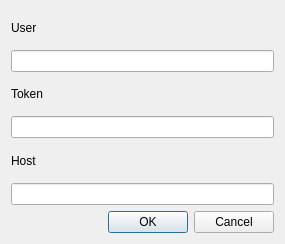
<?xml version="1.0" encoding="UTF-8"?>
<ui version="4.0">
 <class>Dialog</class>
 <widget class="QDialog" name="Dialog">
  <property name="geometry">
   <rect>
    <x>0</x>
    <y>0</y>
    <width>285</width>
    <height>244</height>
   </rect>
  </property>
  <property name="windowTitle">
   <string>Dialog</string>
  </property>
  <layout class="QGridLayout" name="gridLayout">
   <item row="3" column="0">
    <layout class="QVBoxLayout" name="verticalLayout">
     <item>
      <widget class="QDialogButtonBox" name="buttonBox">
       <property name="orientation">
        <enum>Qt::Horizontal</enum>
       </property>
       <property name="standardButtons">
        <set>QDialogButtonBox::Cancel|QDialogButtonBox::Ok</set>
       </property>
      </widget>
     </item>
    </layout>
   </item>
   <item row="1" column="0">
    <layout class="QVBoxLayout" name="verticalLayout_2">
     <item>
      <widget class="QLabel" name="label">
       <property name="text">
        <string>Token</string>
       </property>
      </widget>
     </item>
     <item>
      <widget class="QLineEdit" name="line_token"/>
     </item>
    </layout>
   </item>
   <item row="0" column="0">
    <layout class="QVBoxLayout" name="verticalLayout_3">
     <item>
      <widget class="QLabel" name="label_2">
       <property name="text">
        <string>User</string>
       </property>
      </widget>
     </item>
     <item>
      <widget class="QLineEdit" name="line_user"/>
     </item>
    </layout>
   </item>
   <item row="2" column="0">
    <layout class="QVBoxLayout" name="verticalLayout_5">
     <item>
      <widget class="QLabel" name="label_4">
       <property name="text">
        <string>Host</string>
       </property>
      </widget>
     </item>
     <item>
      <widget class="QLineEdit" name="line_host"/>
     </item>
    </layout>
   </item>
  </layout>
 </widget>
 <resources/>
 <connections>
  <connection>
   <sender>buttonBox</sender>
   <signal>accepted()</signal>
   <receiver>Dialog</receiver>
   <slot>accept()</slot>
   <hints>
    <hint type="sourcelabel">
     <x>248</x>
     <y>254</y>
    </hint>
    <hint type="destinationlabel">
     <x>157</x>
     <y>274</y>
    </hint>
   </hints>
  </connection>
  <connection>
   <sender>buttonBox</sender>
   <signal>rejected()</signal>
   <receiver>Dialog</receiver>
   <slot>reject()</slot>
   <hints>
    <hint type="sourcelabel">
     <x>316</x>
     <y>260</y>
    </hint>
    <hint type="destinationlabel">
     <x>286</x>
     <y>274</y>
    </hint>
   </hints>
  </connection>
 </connections>
</ui>
